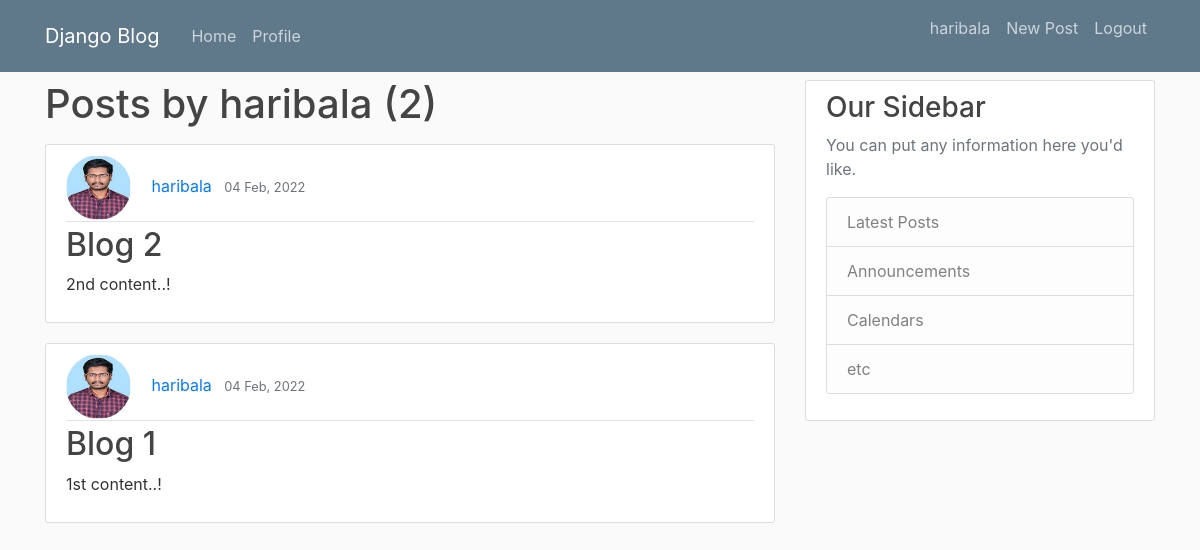
Before: /user/haribala (signed in) with the older database file.
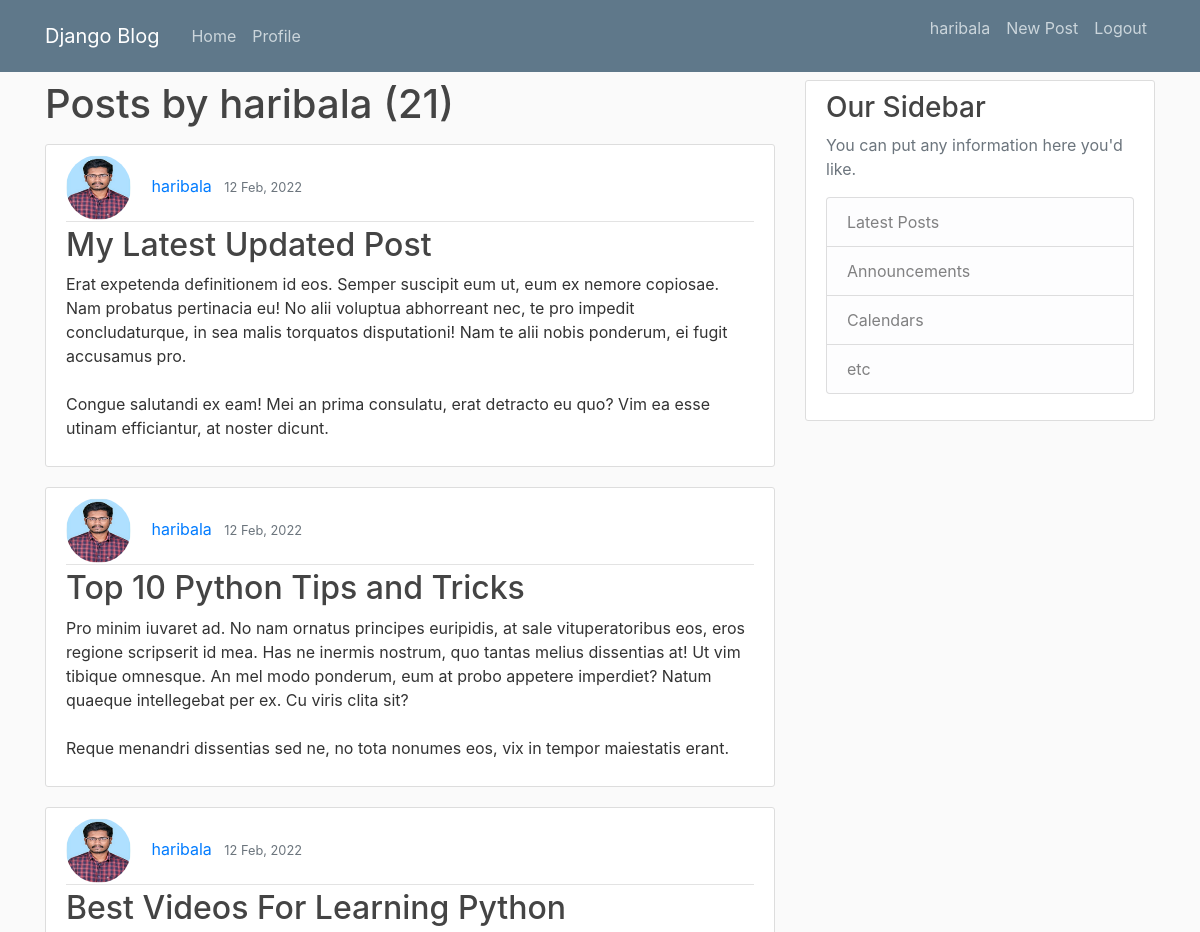
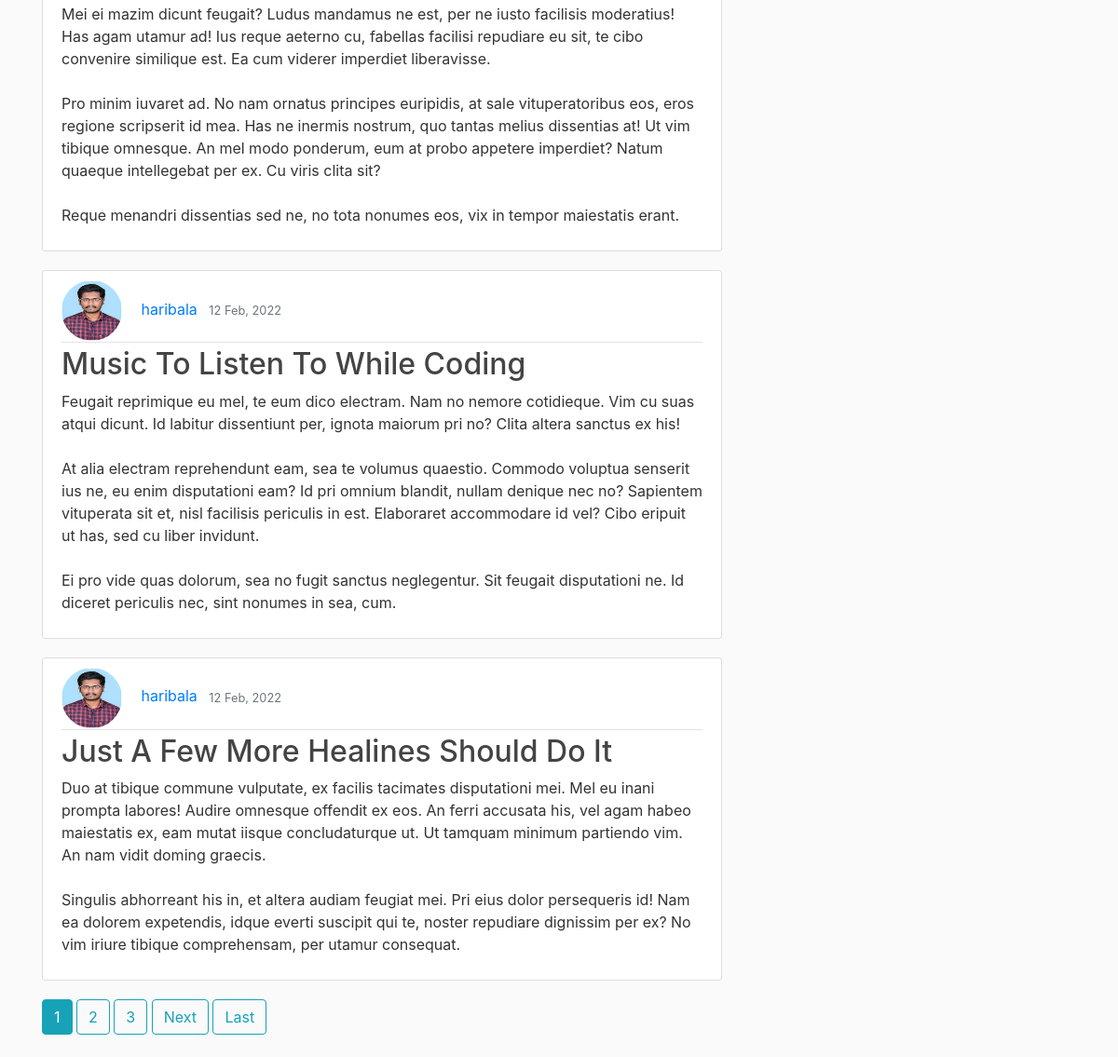
After: the same page with the newer database file (2 pictures, top to bottom).
### blog/models.py (models this page shows, shortened)
class Post(models.Model):
    title = models.CharField(max_length=25)
    content = models.TextField()
    date_posted = models.DateTimeField(default=timezone.now)
    author = models.ForeignKey(User, on_delete=models.CASCADE, null=True)

class Profile(models.Model):
    user = models.OneToOneField(User, on_delete=models.CASCADE, null=True)
    image = models.ImageField(default = 'default.jpg', upload_to = "profile_pics")

### blog/views.py (the view)
# urls.py: path('user/<str:username>', UserPostList.as_view(), name = 'user-posts'),
class UserPostList(LoginRequiredMixin,ListView):
    model = Post
    template_name = 'blog/user_posts.html'
    context_object_name = 'posts'
    ordering = ['-date_posted']
    paginate_by = 5
    def get_queryset(self):
        user = get_object_or_404(User, username=self.kwargs.get('username'))
        return Post.objects.filter(author=user).order_by('-date_posted')

### blog/templates/blog/user_posts.html (shortened to what this page needs)
{% extends "blog/base.html" %}
{% block content %}
<h1 class = 'mb-3'>Posts by {{view.kwargs.username}} ({{page_obj.paginator.count}})</h1>
    {% for post in posts %}
        <article class="media content-section">
          <div class="media-body">
            <div class="article-metadata">
              <img class="rounded-circle article-img" src="{{post.author.profile.image.url}}">
              <a class="mr-2" href="{% url 'user-posts' post.author.username %}">{{ post.author }}</a>
              <small class="text-muted">{{ post.date_posted|date:"d M, Y"}}</small>
            </div>
            <h2><a class="article-title" href="{% url 'post-detail' post.id %}">{{ post.title }}</a></h2>
            <p class="article-content">{{ post.content }}</p>
          </div>
        </article>
    {% endfor %}
    {% if is_paginated %}
        {% for num in page_obj.paginator.page_range  %}
        {% if page_obj.number == num %}
          <a class= "btn btn-info mb-4" href="?page={{num}}">{{num}}</a>
        {% elif num > page_obj.number|add:'-3' and num < page_obj.number|add:'3' %}
          <a class= "btn btn-outline-info mb-4" href="?page={{num}}">{{num}}</a>
        {% endif %}
        {% endfor %}
        {% if page_obj.has_next %}
        <a class= "btn btn-outline-info mb-4" href="?page={{page_obj.next_page_number}}">Next</a>
        <a class= "btn btn-outline-info mb-4" href="?page={{page_obj.paginator.num_pages}}">Last</a>
        {% endif %}
    {% endif %}
{% endblock content %}

Changed rows visible on the page:
no longer on this page (row unchanged): Post: author.profile.image (picture), author "haribala", date_posted "04 Feb, 2022", title "Blog 2", content "2nd content..!"
no longer on this page (row unchanged): Post: author.profile.image (picture), author "haribala", date_posted "04 Feb, 2022", title "Blog 1", content "1st content..!"
added Post: author.profile.image (picture), author "haribala", date_posted "12 Feb, 2022", title "My Latest Updated Post", content "Erat expetenda definitionem id eos. Semper suscipit eum ut, eum ex nemore copiosae. Nam probatus pertinacia eu! No alii voluptua abhorreant nec, te pro impedit concludaturque, in sea malis torquatos disputationi! Nam te alii nobis ponderum, ei fugit accusamus pro. Congue salutandi ex eam! Mei an prima consulatu, erat detracto eu quo? Vim ea esse utinam efficiantur, at noster dicunt."
added Post: author.profile.image (picture), author "haribala", date_posted "12 Feb, 2022", title "Top 10 Python Tips and Tricks", content "Pro minim iuvaret ad. No nam ornatus principes euripidis, at sale vituperatoribus eos, eros regione scripserit id mea. Has ne inermis nostrum, quo tantas melius dissentias at! Ut vim tibique omnesque. An mel modo ponderum, eum at probo appetere imperdiet? Natum quaeque intellegebat per ex. Cu viris clita sit? Reque menandri dissentias sed ne, no tota nonumes eos, vix in tempor maiestatis erant."
added Post: author.profile.image (picture), author "haribala", date_posted "12 Feb, 2022", title "Best Videos For Learning Python", content "Mei ei mazim dicunt feugait? Ludus mandamus ne est, per ne iusto facilisis moderatius! Has agam utamur ad! Ius reque aeterno cu, fabellas facilisi repudiare eu sit, te cibo convenire similique est. Ea cum viderer imperdiet liberavisse. Pro minim iuvaret ad. No nam ornatus principes euripidis, at sale vituperatoribus eos, eros regione scripserit id mea. Has ne inermis nostrum, quo tantas melius dissentias at! Ut vim tibique omnesque. An mel modo ponderum, eum at probo appetere imperdiet? Natum quaeque intellegebat per ex. Cu viris clita sit? Reque menandri dissentias sed ne, no tota nonumes eos, vix in tempor maiestatis erant."
added Post: author.profile.image (picture), author "haribala", date_posted "12 Feb, 2022", title "Music To Listen To While Coding", content "Feugait reprimique eu mel, te eum dico electram. Nam no nemore cotidieque. Vim cu suas atqui dicunt. Id labitur dissentiunt per, ignota maiorum pri no? Clita altera sanctus ex his! At alia electram reprehendunt eam, sea te volumus quaestio. Commodo voluptua senserit ius ne, eu enim disputationi eam? Id pri omnium blandit, nullam denique nec no? Sapientem vituperata sit et, nisl facilisis periculis in est. Elaboraret accommodare id vel? Cibo eripuit ut has, sed cu liber invidunt. Ei pro vide quas dolorum, sea no fugit sanctus neglegentur. Sit feugait disputationi ne. Id diceret periculis nec, sint nonumes in sea, cum."
added Post: author.profile.image (picture), author "haribala", date_posted "12 Feb, 2022", title "Just A Few More Healines Should Do It", content "Duo at tibique commune vulputate, ex facilis tacimates disputationi mei. Mel eu inani prompta labores! Audire omnesque offendit ex eos. An ferri accusata his, vel agam habeo maiestatis ex, eam mutat iisque concludaturque ut. Ut tamquam minimum partiendo vim. An nam vidit doming graecis. Singulis abhorreant his in, et altera audiam feugiat mei. Pri eius dolor persequeris id! Nam ea dolorem expetendis, idque everti suscipit qui te, noster repudiare dignissim per ex? No vim iriure tibique comprehensam, per utamur consequat."
Other visible differences:
{{ page_obj.paginator.count }}: "2" → "21"
new list line: "1"
new list line: "2"
new list line: "3"
text now shown: "Next Last"
